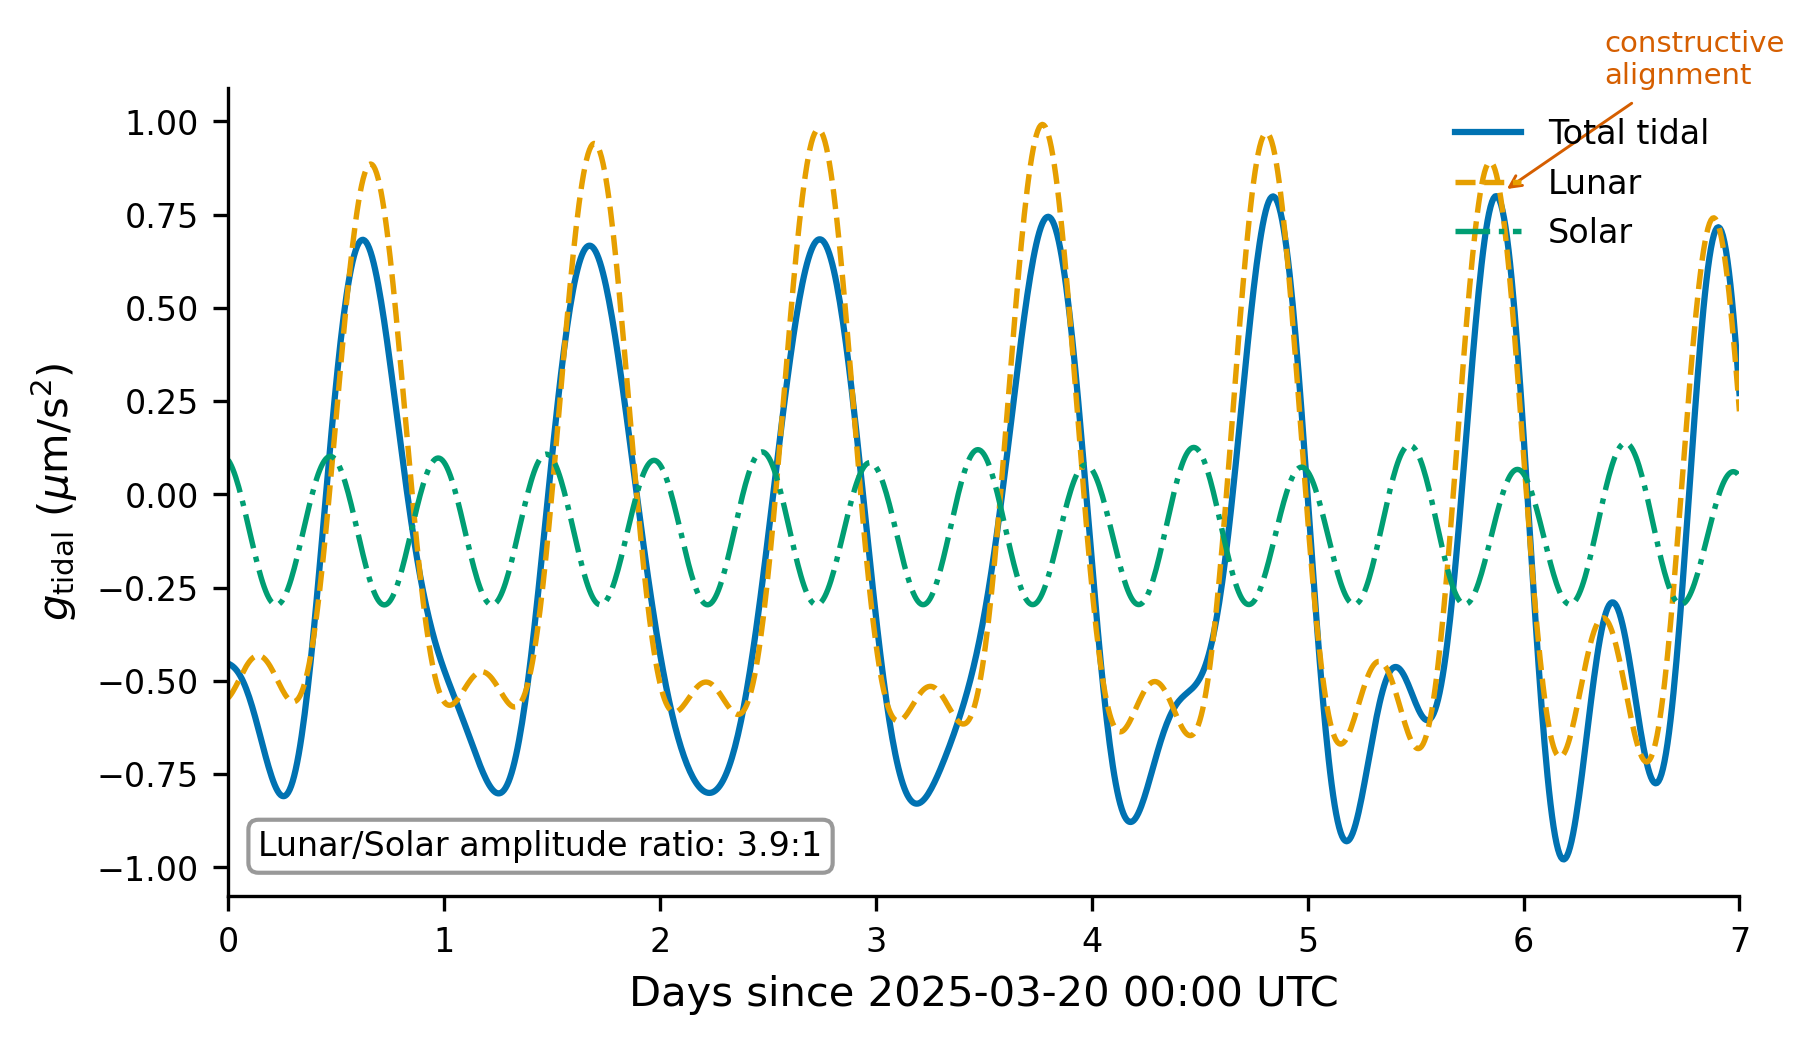

Write Python code to recreate this figure.
#!/usr/bin/env python3
"""Figure 8: Moon vs Sun tidal contribution.

Single panel showing 7 days of tidal acceleration at Munich,
with separate lunar and solar contributions highlighting
the ~2.2:1 amplitude ratio.
"""

import sys
sys.path.insert(0, "/home/xeal/dev/pytheas/doc/figures")

import numpy as np
import matplotlib.pyplot as plt
from datetime import datetime, timedelta

import pytheas
from style import apply_style, COLORS

apply_style()

# ---- Compute timeseries (7 days) ----
start = datetime(2025, 3, 20, 0, 0, 0)
end   = start + timedelta(days=7)
lat, lon, alt = 48.14, 11.58, 500.0

ts = pytheas.compute_timeseries(start, end, lat, lon, alt, interval_minutes=10)

hours = np.array([(t - start).total_seconds() / 3600.0 for t in ts["times"]])
days  = hours / 24.0

scale = 1e6  # m/s^2 -> um/s^2

# ---- Plot ----
fig, ax = plt.subplots(figsize=(6.5, 3.5))

ax.plot(days, ts["g_tidal"] * scale,
        color=COLORS["navy"], linewidth=1.5, label="Total tidal")
ax.plot(days, ts["g_tidal_moon"] * scale,
        color=COLORS["orange"], linewidth=1.3, linestyle="--", label="Lunar")
ax.plot(days, ts["g_tidal_sun"] * scale,
        color=COLORS["green"], linewidth=1.3, linestyle="-.", label="Solar")

ax.set_xlabel("Days since 2025-03-20 00:00 UTC")
ax.set_ylabel(r"$g_{\mathrm{tidal}}$ ($\mu$m/s$^2$)")
ax.set_xlim(0, 7)
ax.legend(loc="upper right", frameon=False)

# Annotate the amplitude ratio
lunar_amp = (np.max(ts["g_tidal_moon"]) - np.min(ts["g_tidal_moon"])) / 2 * scale
solar_amp = (np.max(ts["g_tidal_sun"]) - np.min(ts["g_tidal_sun"])) / 2 * scale
ratio = lunar_amp / solar_amp

# Add text annotation for ratio
ax.text(0.02, 0.05,
        f"Lunar/Solar amplitude ratio: {ratio:.1f}:1",
        transform=ax.transAxes, fontsize=8,
        color=COLORS["black"],
        bbox=dict(boxstyle="round,pad=0.3", facecolor="white",
                  edgecolor="gray", alpha=0.8))

# Look for spring/neap-like alignment: when lunar and solar peaks coincide
# or are in opposition.  Annotate if visible.
from scipy.signal import argrelextrema
total = ts["g_tidal"] * scale
maxima = argrelextrema(total, np.greater, order=10)[0]
minima = argrelextrema(total, np.less, order=10)[0]

if len(maxima) >= 2:
    # Find the largest peak-to-trough swing (spring-like)
    peak_vals = total[maxima]
    best_peak_idx = maxima[np.argmax(peak_vals)]
    best_day = days[best_peak_idx]
    best_val = total[best_peak_idx]

    ax.annotate("constructive\nalignment",
                xy=(best_day, best_val),
                xytext=(best_day + 0.5, best_val + 0.3),
                fontsize=7, color=COLORS["red"],
                arrowprops=dict(arrowstyle="->", color=COLORS["red"],
                                lw=0.7, shrinkB=3),
                ha="left")

fig.savefig("/home/xeal/dev/pytheas/doc/figures/fig08_moon_vs_sun.png")
plt.close(fig)
print("Saved fig08_moon_vs_sun.png")
